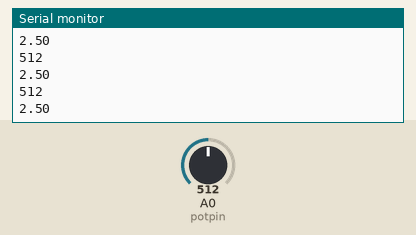
This sketch was run on a simulated Arduino Uno, built with avr-gcc and run on an emulated ATmega328P. Parts: the last lines printed to the serial monitor. The test bench sets the inputs (shaded band); at power-on: A0 (potpin) = 512.

Above: at 1.2 s.
1.3 s: A0 (potpin) set to 716
At 1.56 s:
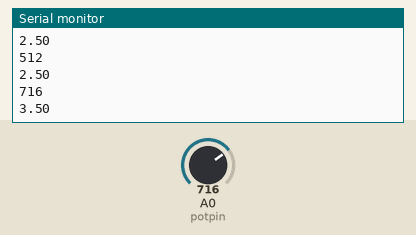
2.8 s: A0 (potpin) set to 900
At 2.97 s:
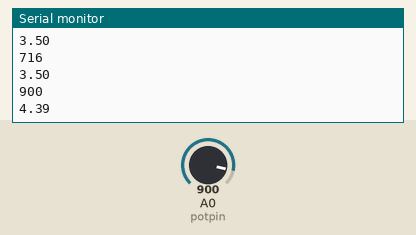
Timing chart, 0 to 5.8 s (numbered marks = the images above; inputs shaded):
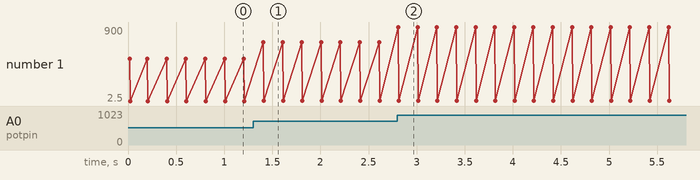

The sketch:

3_Potolcer.ino
```cpp
#define potpin A0

int deger=0;

void setup() {

  Serial.begin(9600);
  Serial.println("Pot Deger Okuma");

}

void loop() {

  deger = analogRead(potpin);
  float gerilim = (5.00/1024.00)*deger; //Birim başına V bulma
  Serial.println(deger);
  Serial.println(gerilim);
  delay(200);

}
```

Measured:
- after the input at 1.3 s, the serial monitor: prints a new line after 0.11 s (image 1)
- after the input at 2.8 s, the serial monitor: prints a new line at once (image 2)
- plotted number 1: 2.5 → 3.5 after the input at 1.3 s, 3.5 → 4.39 after the input at 2.8 s
